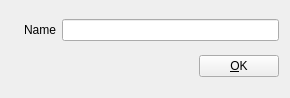
<?xml version="1.0" encoding="UTF-8"?>
<ui version="4.0">
 <class>PresetDialog</class>
 <widget class="QDialog" name="PresetDialog">
  <property name="geometry">
   <rect>
    <x>0</x>
    <y>0</y>
    <width>290</width>
    <height>98</height>
   </rect>
  </property>
  <property name="minimumSize">
   <size>
    <width>290</width>
    <height>98</height>
   </size>
  </property>
  <property name="maximumSize">
   <size>
    <width>290</width>
    <height>98</height>
   </size>
  </property>
  <property name="windowTitle">
   <string>Save Preset</string>
  </property>
  <layout class="QGridLayout" name="gridLayout">
   <item row="0" column="0">
    <widget class="QLabel" name="labelLogo">
     <property name="sizePolicy">
      <sizepolicy hsizetype="Fixed" vsizetype="Fixed">
       <horstretch>0</horstretch>
       <verstretch>0</verstretch>
      </sizepolicy>
     </property>
     <property name="text">
      <string/>
     </property>
     <property name="pixmap">
      <pixmap resource="Widgets.qrc">:/Graphics/Images/Preset.png</pixmap>
     </property>
     <property name="scaledContents">
      <bool>true</bool>
     </property>
     <property name="alignment">
      <set>Qt::AlignLeading|Qt::AlignLeft|Qt::AlignVCenter</set>
     </property>
    </widget>
   </item>
   <item row="0" column="1">
    <widget class="QLabel" name="labelName">
     <property name="text">
      <string>Name</string>
     </property>
     <property name="alignment">
      <set>Qt::AlignRight|Qt::AlignTrailing|Qt::AlignVCenter</set>
     </property>
    </widget>
   </item>
   <item row="0" column="2" colspan="2">
    <widget class="QLineEdit" name="lineEditName"/>
   </item>
   <item row="1" column="2">
    <spacer name="horizontalSpacer">
     <property name="orientation">
      <enum>Qt::Horizontal</enum>
     </property>
     <property name="sizeHint" stdset="0">
      <size>
       <width>40</width>
       <height>20</height>
      </size>
     </property>
    </spacer>
   </item>
   <item row="1" column="3">
    <widget class="QPushButton" name="pushButtonOK">
     <property name="focusPolicy">
      <enum>Qt::NoFocus</enum>
     </property>
     <property name="text">
      <string>&amp;OK</string>
     </property>
    </widget>
   </item>
  </layout>
 </widget>
 <resources>
  <include location="Widgets.qrc"/>
 </resources>
 <connections>
  <connection>
   <sender>pushButtonOK</sender>
   <signal>clicked()</signal>
   <receiver>PresetDialog</receiver>
   <slot>accept()</slot>
   <hints>
    <hint type="sourcelabel">
     <x>228</x>
     <y>53</y>
    </hint>
    <hint type="destinationlabel">
     <x>267</x>
     <y>81</y>
    </hint>
   </hints>
  </connection>
  <connection>
   <sender>lineEditName</sender>
   <signal>textChanged(QString)</signal>
   <receiver>PresetDialog</receiver>
   <slot>nameChanged(QString)</slot>
   <hints>
    <hint type="sourcelabel">
     <x>197</x>
     <y>20</y>
    </hint>
    <hint type="destinationlabel">
     <x>268</x>
     <y>23</y>
    </hint>
   </hints>
  </connection>
 </connections>
 <slots>
  <slot>nameChanged(QString)</slot>
 </slots>
</ui>
